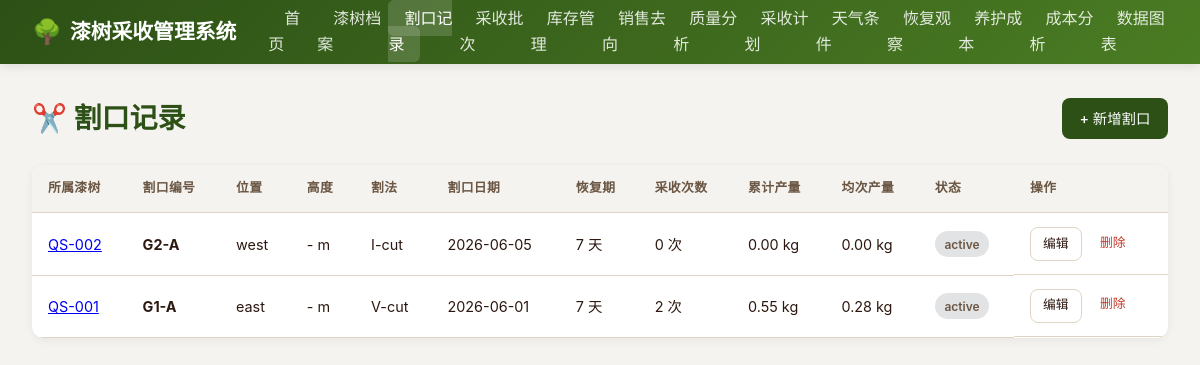
Before: /incisions with the older database file.
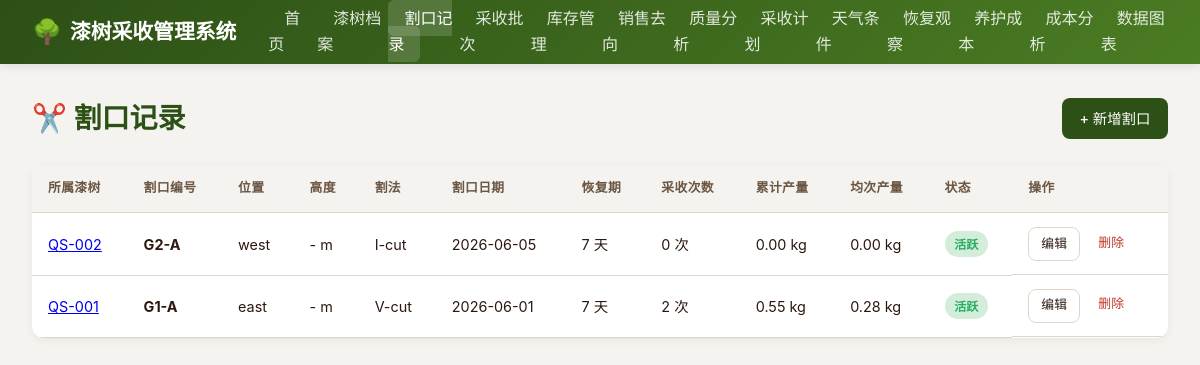
After: the same page with the newer database file.
### models.py (models this page shows)
class Incision(Base):
    __tablename__ = "incisions"
    id = Column(Integer, primary_key=True, index=True)
    tree_id = Column(Integer, ForeignKey("lacquer_trees.id"), nullable=False)
    incision_code = Column(String(50), nullable=False)
    position = Column(String(100), nullable=False)
    height = Column(Float)
    method = Column(String(50), nullable=False)
    incision_date = Column(Date, nullable=False)
    recovery_days = Column(Integer, default=7)
    total_harvests = Column(Integer, default=0)
    total_yield = Column(Float, default=0.0)
    avg_yield = Column(Float, default=0.0)
    status = Column(String(20), default="活跃")
    remarks = Column(Text)
    tree = relationship("LacquerTree", back_populates="incisions")
    harvests = relationship("HarvestBatch", back_populates="incision", cascade="all, delete-orphan")

class LacquerTree(Base):
    __tablename__ = "lacquer_trees"
    id = Column(Integer, primary_key=True, index=True)
    tree_code = Column(String(50), unique=True, nullable=False, index=True)
    species = Column(String(100))
    age = Column(Integer)
    location = Column(String(200))
    altitude = Column(Float)
    soil_type = Column(String(100))
    planting_date = Column(Date)
    status = Column(String(20), default="正常")
    remarks = Column(Text)
    created_at = Column(DateTime(timezone=True), server_default=func.now())
    incisions = relationship("Incision", back_populates="tree", cascade="all, delete-orphan")
    observations = relationship("RecoveryObservation", back_populates="tree", cascade="all, delete-orphan")

### main.py (the view)
@app.get("/incisions", response_class=HTMLResponse)
async def list_incisions(request: Request, db: Session = Depends(get_db)):
    incisions = db.query(models.Incision).order_by(models.Incision.id.desc()).all()
    return templates.TemplateResponse("incisions/list.html", {"request": request, "incisions": incisions})

### templates/incisions/list.html (shortened to what this page needs)
{% extends "base.html" %}
{% block content %}
<div class="page-header">
  <h1 class="page-title">✂️ 割口记录</h1>
  <a href="/incisions/new" class="btn btn-primary">+ 新增割口</a>
</div>
<div class="card">
  <div class="card-body" style="padding: 0;">
    {% if incisions %}
    <table>
      <thead>
        <tr>
          <th>所属漆树</th>
          <th>割口编号</th>
          <th>位置</th>
          <th>高度</th>
          <th>割法</th>
          <th>割口日期</th>
          <th>恢复期</th>
          <th>采收次数</th>
          <th>累计产量</th>
          <th>均次产量</th>
          <th>状态</th>
          <th>操作</th>
        </tr>
      </thead>
      <tbody>
        {% for inc in incisions %}
        <tr>
          <td><a href="/trees/{{ inc.tree.id }}">{{ inc.tree.tree_code }}</a></td>
          <td><strong>{{ inc.incision_code }}</strong></td>
          <td>{{ inc.position }}</td>
          <td>{{ inc.height or '-' }} m</td>
          <td>{{ inc.method }}</td>
          <td>{{ inc.incision_date.strftime('%Y-%m-%d') }}</td>
          <td>{{ inc.recovery_days }} 天</td>
          <td>{{ inc.total_harvests }} 次</td>
          <td>{{ '%.2f'|format(inc.total_yield) }} kg</td>
          <td>{{ '%.2f'|format(inc.avg_yield) }} kg</td>
          <td>
            {% if inc.status == '活跃' %}<span class="badge badge-success">活跃</span>
            {% elif inc.status == '休眠' %}<span class="badge badge-warning">休眠</span>
            {% elif inc.status == '已封闭' %}<span class="badge badge-secondary">已封闭</span>
            {% else %}<span class="badge badge-secondary">{{ inc.status }}</span>{% endif %}
          </td>
          <td class="action-col">
            <a href="/incisions/{{ inc.id }}/edit" class="btn btn-outline btn-sm">编辑</a>
            <form method="POST" action="/incisions/{{ inc.id }}/delete" class="inline-form" onsubmit="return confirm('确定要删除该割口记录吗？相关采收记录将一并删除。');">
              <button type="submit" class="delete-btn">删除</button>
            </form>
          </td>
        </tr>
        {% endfor %}
      </tbody>
    </table>
    {% else %}
    <div class="empty-state">
      <div class="icon">✂️</div>
      <div>暂无割口记录</div>
      <div style="margin-top: 0.5rem; font-size: 0.85rem;">请先添加漆树，然后创建割口记录</div>
    </div>
    {% endif %}
  </div>
</div>
{% endblock %}

### templates/base.html (shortened to what this page needs)
<!DOCTYPE html>
<html lang="zh-CN">
<head>
  <link rel="stylesheet" href="/static/css/style.css">
</head>
<body>
  <nav class="navbar">
    <div class="navbar-inner">
      <a href="/" class="navbar-brand">
        <span>🌳</span>
        漆树采收管理系统
      </a>
      <ul class="navbar-nav">
        <li><a href="/" class="{% if request.url.path == '/' %}active{% endif %}">首页</a></li>
        <li><a href="/trees" class="{% if '/trees' in request.url.path and '/trees/' not in request.url.path %}active{% endif %}">漆树档案</a></li>
        <li><a href="/incisions" class="{% if '/incisions' in request.url.path %}active{% endif %}">割口记录</a></li>
        <li><a href="/harvests" class="{% if '/harvests' in request.url.path %}active{% endif %}">采收批次</a></li>
        <li><a href="/inventory" class="{% if '/inventory' in request.url.path %}active{% endif %}">库存管理</a></li>
        <li><a href="/sales" class="{% if '/sales' in request.url.path %}active{% endif %}">销售去向</a></li>
        <li><a href="/quality-analysis" class="{% if '/quality-analysis' in request.url.path %}active{% endif %}">质量分析</a></li>
        <li><a href="/plans" class="{% if '/plans' in request.url.path %}active{% endif %}">采收计划</a></li>
        <li><a href="/weather" class="{% if '/weather' in request.url.path %}active{% endif %}">天气条件</a></li>
        <li><a href="/observations" class="{% if '/observations' in request.url.path %}active{% endif %}">恢复观察</a></li>
        <li><a href="/maintenance" class="{% if '/maintenance' in request.url.path %}active{% endif %}">养护成本</a></li>
        <li><a href="/cost-analysis" class="{% if '/cost-analysis' in request.url.path %}active{% endif %}">成本分析</a></li>
        <li><a href="/charts" class="{% if '/charts' in request.url.path %}active{% endif %}">数据图表</a></li>
      </ul>
    </div>
  </nav>
  <div class="container">
    {% block content %}{% endblock %}
  </div>
</body>
</html>

### static/css/style.css (style rules this page uses)
:root { --primary: #2d5016; --primary-light: #4a7c23; --secondary: #8b4513; --accent: #d4a574; --bg: #f5f3ef; --card: #ffffff; --text: #2c1810; --text-light: #6b5744; --border: #e0d5c5; --danger: #c0392b; --warning: #e67e22; --success: #27ae60; --info: #2980b9; }
* { margin: 0; padding: 0; box-sizing: border-box; }
body { font-family: -apple-system, BlinkMacSystemFont, "Segoe UI", "PingFang SC", "Microsoft YaHei", sans-serif; background: var(--bg); color: var(--text); line-height: 1.6; }
.navbar { background: linear-gradient(135deg, var(--primary), var(--primary-light)); padding: 0 2rem; box-shadow: 0 2px 10px rgba(0,0,0,0.1); position: sticky; top: 0; z-index: 100; }
.navbar-inner { max-width: 1400px; margin: 0 auto; display: flex; align-items: center; height: 64px; gap: 2rem; }
.navbar-brand { color: #fff; font-size: 1.3rem; font-weight: 700; text-decoration: none; display: flex; align-items: center; gap: 0.5rem; }
.navbar-brand span { font-size: 1.5rem; }
.navbar-nav { display: flex; list-style: none; gap: 0.25rem; flex: 1; }
.navbar-nav a { color: rgba(255,255,255,0.85); text-decoration: none; padding: 0.5rem 1rem; border-radius: 6px; font-weight: 500; transition: all 0.2s; }
.navbar-nav a:hover, .navbar-nav a.active { background: rgba(255,255,255,0.15); color: #fff; }
.container { max-width: 1400px; margin: 2rem auto; padding: 0 2rem; }
.page-header { display: flex; justify-content: space-between; align-items: center; margin-bottom: 1.5rem; flex-wrap: wrap; gap: 1rem; }
.page-title { font-size: 1.75rem; font-weight: 700; color: var(--primary); }
.card { background: var(--card); border-radius: 12px; box-shadow: 0 2px 8px rgba(0,0,0,0.06); margin-bottom: 1.5rem; overflow: hidden; }
.card-body { padding: 1.5rem; }
.btn { display: inline-flex; align-items: center; gap: 0.4rem; padding: 0.55rem 1.1rem; border: none; border-radius: 8px; font-size: 0.9rem; font-weight: 500; cursor: pointer; text-decoration: none; transition: all 0.2s; white-space: nowrap; }
.btn-primary { background: var(--primary); color: #fff; }
.btn-outline { background: transparent; border: 1px solid var(--border); color: var(--text); }
.btn-sm { padding: 0.35rem 0.75rem; font-size: 0.8rem; }
table { width: 100%; border-collapse: collapse; font-size: 0.9rem; }
th, td { padding: 0.85rem 1rem; text-align: left; border-bottom: 1px solid var(--border); }
th { background: var(--bg); font-weight: 600; color: var(--text-light); font-size: 0.8rem; text-transform: uppercase; letter-spacing: 0.03em; }
.badge { display: inline-block; padding: 0.2rem 0.6rem; border-radius: 999px; font-size: 0.75rem; font-weight: 600; }
.badge-success { background: #d4edda; color: var(--success); }
.action-col { display: flex; gap: 0.4rem; flex-wrap: wrap; }
.inline-form { display: inline; }
.delete-btn { background: none; border: none; color: var(--danger); cursor: pointer; font: inherit; padding: 0.35rem 0.75rem; border-radius: 8px; font-size: 0.8rem; font-weight: 500; display: inline-flex; align-items: center; gap: 0.4rem; }

Changed rows visible on the page:
changed Incision "west": status "active" → (not shown); now shows "活跃"
changed Incision "east": status "active" → (not shown); now shows "活跃"
